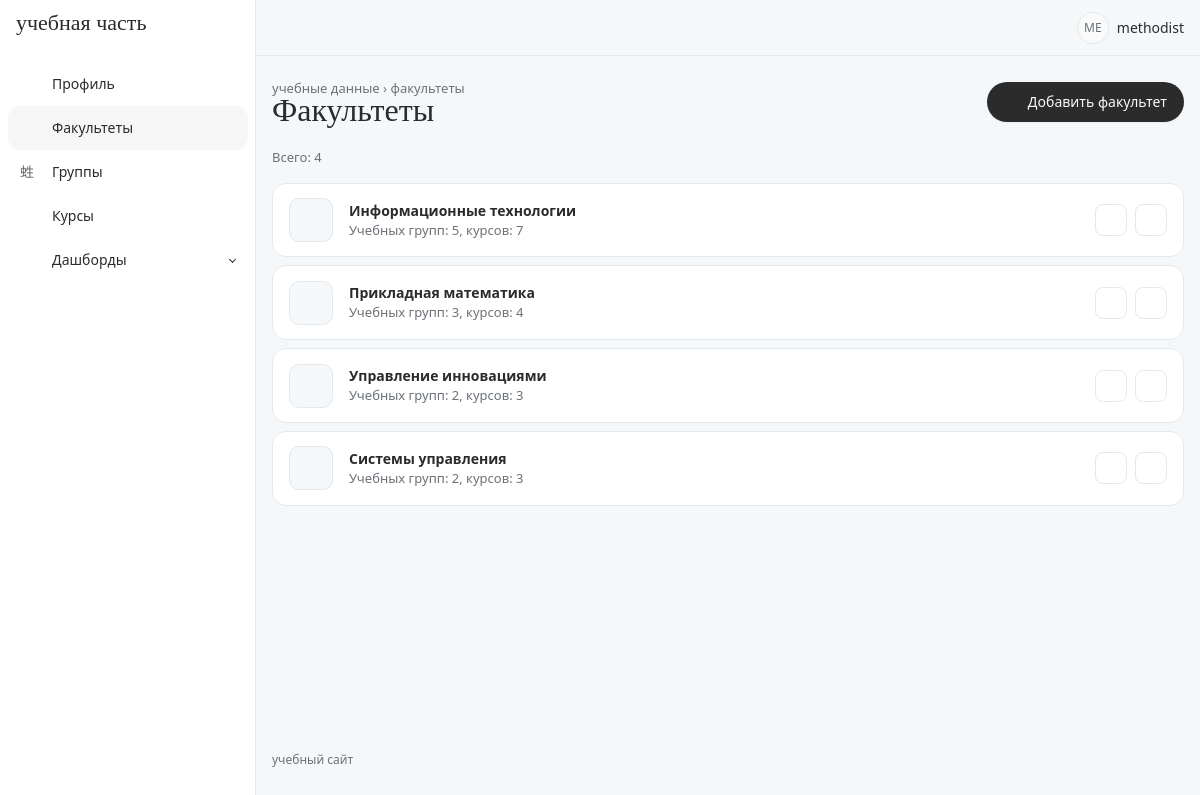
/departments/ (signed in), run on the app's committed database.
### accounts/models.py (models this page shows, shortened)
class Department(models.Model):
    name = models.CharField(max_length=200)

### accounts/views.py (the view)
# urls.py: path('departments/', views.department_list, name='department_list'),
@login_required
def department_list(request):
    return render(request, 'department_list.html', {
        'departments': Department.objects.annotate(
            groups_n=Count('groups', distinct=True), courses_n=Count('courses', distinct=True)),
        'is_methodist': is_methodist(request.user),
    })

### accounts/views.py (called while the page is built)
def is_methodist(user):
    return user.groups.filter(name='Методист').exists()

### dashboards/context_processors.py (called while the page is built)
def dashboards_nav(request):
    if not request.user.is_authenticated:
        return {'nav_dashboards': []}
    return {'nav_dashboards': available_dashboards(request.user)}

### dashboards/services.py (called while the page is built)
def department_filter():
    return Filter('department', 'Факультет',
                  lambda: [(d.pk, d.name) for d in Department.objects.order_by('name')],
                  all_label='Все факультеты')

def group_filter():
    return Filter('group', 'Группа',
                  lambda: [(g.pk, g.name, g.department_id) for g in AcademicGroup.objects.order_by('name')],
                  all_label='Все группы')

def available_dashboards(user):
    return [d for d in DASHBOARDS.values() if d.allowed(user)]

    def options(self, department=None):
        items = self.choices() if callable(self.choices) else self.choices
        return [{'value': item[0], 'label': item[1]}
                for item in items if len(item) < 3 or not department or item[2] == department]

    def clean(self, raw, department=None):
        for option in self.options(department):
            if str(option['value']) == raw:
                return option['value']
        return self.default

    @classmethod
    def allowed(cls, user):
        return not cls.methodist_only or user.is_superuser or user.groups.filter(name=METHODIST).exists()

### templates/department_list.html (shortened to what this page needs)
{% extends 'base.html' %}
{% block pretitle %}<span class="crumbs"><a href="/profile/">учебные данные</a> › факультеты</span>{% endblock %}
{% block page_title %}Факультеты{% endblock %}
{% block page_actions %}
    {% if is_methodist %}
        <a class="btn btn-primary" href="/departments/add/">
            <i class="ti ti-plus icon"></i><span class="d-none d-sm-inline">Добавить факультет</span>
        </a>
    {% endif %}
{% endblock %}
{% block content %}
<div class="filter-bar">
    <span class="text-secondary">Всего: {{ departments|length }}</span>
</div>
{% for department in departments %}
    <div class="list-row">
        <div class="list-row-icon"><i class="ti ti-building"></i></div>
        <div class="list-row-main">
            <div class="fw-bold">{{ department.name }}</div>
            <div class="list-row-sub">Учебных групп: {{ department.groups_n }}, курсов: {{ department.courses_n }}</div>
        </div>
        {% if is_methodist %}
            <div class="d-flex gap-2">
                <a class="btn-square" href="/departments/{{ department.id }}/edit/" title="Изменить"><i class="ti ti-pencil"></i></a>
                <a class="btn-square text-danger" href="/departments/{{ department.id }}/delete/" title="Удалить"><i class="ti ti-trash"></i></a>
            </div>
        {% endif %}
    </div>
{% endfor %}
{% endblock %}

### templates/base.html (shortened to what this page needs)
{% load static %}
<!DOCTYPE html>
<html lang="ru" data-bs-theme="light" data-bs-navbar-position="vertical">
<head>
    <link rel="stylesheet" href="{% static 'core/dist/css/tabler.min.css' %}">
    <link rel="stylesheet" href="{% static 'core/dist/css/tabler-vendors.min.css' %}">
    <link rel="stylesheet" href="{% static 'vendor/tabler-icons/tabler-icons.min.css' %}">
    <link rel="stylesheet" href="{% static 'css/theme.css' %}?v=5">
    <link rel="stylesheet" href="{% static 'css/style.css' %}?v=5">
</head>
<body>
<div class="page">
    <aside class="navbar navbar-vertical navbar-expand-lg">
        <div class="container-fluid">
            <a href="/profile/" class="navbar-brand text-reset">учебная часть</a>
            <div class="collapse navbar-collapse" id="sidebar-menu">
                <ul class="navbar-nav pt-lg-3">
                    <li class="nav-item {% if request.path == '/profile/' %}active{% endif %}">
                        <a class="nav-link" href="/profile/">
                            <span class="nav-link-icon"><i class="ti ti-user-circle"></i></span>
                            <span class="nav-link-title">Профиль</span>
                        </a>
                    </li>
                    <li class="nav-item {% if request.path|slice:':13' == '/departments/' %}active{% endif %}">
                        <a class="nav-link" href="/departments/">
                            <span class="nav-link-icon"><i class="ti ti-building"></i></span>
                            <span class="nav-link-title">Факультеты</span>
                        </a>
                    </li>
                    <li class="nav-item {% if request.path|slice:':8' == '/groups/' %}active{% endif %}">
                        <a class="nav-link" href="/groups/">
                            <span class="nav-link-icon"><i class="ti ti-users-group"></i></span>
                            <span class="nav-link-title">Группы</span>
                        </a>
                    </li>
                    <li class="nav-item {% if request.path|slice:':9' == '/courses/' %}active{% endif %}">
                        <a class="nav-link" href="/courses/">
                            <span class="nav-link-icon"><i class="ti ti-book"></i></span>
                            <span class="nav-link-title">Курсы</span>
                        </a>
                    </li>
                    {% if nav_dashboards %}
                    <li class="nav-item dropdown {% if '/dashboards/' in request.path %}active{% endif %}">
                        <a class="nav-link dropdown-toggle {% if '/dashboards/' in request.path %}show{% endif %}" href="#navbar-dashboards"
                           data-bs-toggle="dropdown" data-bs-auto-close="false" role="button"
                           aria-expanded="{% if '/dashboards/' in request.path %}true{% else %}false{% endif %}">
                            <span class="nav-link-icon"><i class="ti ti-chart-pie"></i></span>
                            <span class="nav-link-title">Дашборды</span>
                        </a>
                    </li>
                    {% endif %}
                </ul>
            </div>
        </div>
    </aside>
    <header class="navbar navbar-expand-md d-none d-lg-flex">
        <div class="container-xl">
            <div class="navbar-nav flex-row ms-auto align-items-center">
                <a href="?theme=dark" class="nav-link hide-theme-dark" title="Тёмная тема">
                    <i class="ti ti-moon fs-2 header-icon"></i>
                </a>
                {% if user.is_authenticated %}
                <div class="nav-item dropdown ms-3">
                    <a href="#" class="nav-link d-flex align-items-center gap-2 p-0" data-bs-toggle="dropdown">
                        <span class="avatar avatar-sm">{{ user.username|slice:":2"|upper }}</span>
                        <span>{{ user.username }}</span>
                    </a>
                </div>
                {% endif %}
            </div>
        </div>
    </header>
    <div class="page-wrapper">
        <div class="page-header">
            <div class="container-xl">
                <div class="row g-2 align-items-center">
                    <div class="col">
                        <div class="page-pretitle">{% block pretitle %}учебные данные{% endblock %}</div>
                        <h2 class="page-title">{% block page_title %}{% endblock %}</h2>
                    </div>
                    <div class="col-auto">
                        {% block page_actions %}{% endblock %}
                    </div>
                </div>
            </div>
        </div>
        <div class="page-body">
            <div class="container-xl">
                {% block content %}{% endblock %}
            </div>
        </div>
        <footer class="footer footer-transparent">
            <div class="container-xl text-secondary">учебный сайт</div>
        </footer>
    </div>
</div>
</body>
</html>

### static/css/theme.css (style rules this page uses)
:root { --app-ice: #f5f8fa; --app-sky: #7eb5d6; --app-cloud: #e8e8e8; --app-charcoal: #2b2b2b; --app-ink: light-dark(#2b2b2b, #e8e8e8); --tblr-font-sans-serif: system-ui, 'Segoe UI', Roboto, Arial, sans-serif; --tblr-primary: #2b2b2b; --tblr-primary-rgb: 43, 43, 43; --tblr-body-bg: light-dark(#f5f8fa, #1f2225); --tblr-bg-surface: light-dark(#ffffff, #2b2b2b); --tblr-body-color: light-dark(#2b2b2b, #e8e8e8); --tblr-secondary: light-dark(#6b7176, #a7adb2); --tblr-border-color: light-dark(#e8e8e8, #3a3e42); --tblr-border-color-translucent: light-dark(#e8e8e8, #3a3e42); --tblr-border-radius: 12px; --tblr-border-radius-lg: 20px; }
h1, h2, h3, .page-title, .card-title, .empty-title, .navbar-brand { font-family: Georgia, 'Times New Roman', serif; font-weight: 500; }
.page-title { font-size: 2rem; }
.page-pretitle { text-transform: lowercase; letter-spacing: 0; font-size: .8125rem; }
.navbar-brand { font-size: 1.375rem; text-transform: lowercase; }
.navbar-vertical .nav-link { border-radius: 999px; }
.navbar-vertical .nav-item.active > .nav-link { background: color-mix(in srgb, var(--app-sky) 30%, transparent); }
.page > header.navbar { background: transparent; border-bottom: 0; }
.btn { --tblr-btn-border-radius: 999px; }
.crumbs a { color: var(--tblr-secondary); }
.filter-bar { display: flex; flex-wrap: wrap; align-items: center; gap: .375rem; margin-bottom: 1rem; font-size: .8125rem; }
.list-row { display: flex; align-items: center; gap: 1rem; margin-bottom: .5rem; padding: .9rem 1rem; background: var(--tblr-bg-surface); border: 1px solid var(--tblr-border-color); border-radius: 14px; }
.list-row-icon { flex: none; width: 44px; height: 44px; display: grid; place-items: center; border-radius: 10px; background: var(--tblr-body-bg); border: 1px solid var(--tblr-border-color); font-size: 1.25rem; }
.list-row-main { flex: 1 1 40%; min-width: 0; }
.list-row-sub { color: var(--tblr-secondary); font-size: .8125rem; }
.btn-square { width: 32px; height: 32px; display: inline-grid; place-items: center; border-radius: 8px; border: 1px solid var(--tblr-border-color); color: var(--app-ink); }
:root { --tblr-chart-1: var(--app-sky); }

### static/css/style.css (style rules this page uses)
.header-icon { color: var(--app-sky); }
.footer { font-size: .75rem; text-transform: lowercase; }

### data on the page
Department: name "Информационные технологии", groups_n "5", courses_n "7"
Department: name "Прикладная математика", groups_n "3", courses_n "4"
Department: name "Управление инновациями", groups_n "2", courses_n "3"
Department: name "Системы управления", groups_n "2", courses_n "3"

### other printed values
{{ user.username|slice:":2"|upper }} "ME"
{{ user.username }} "methodist"
{{ departments|length }} "4"
